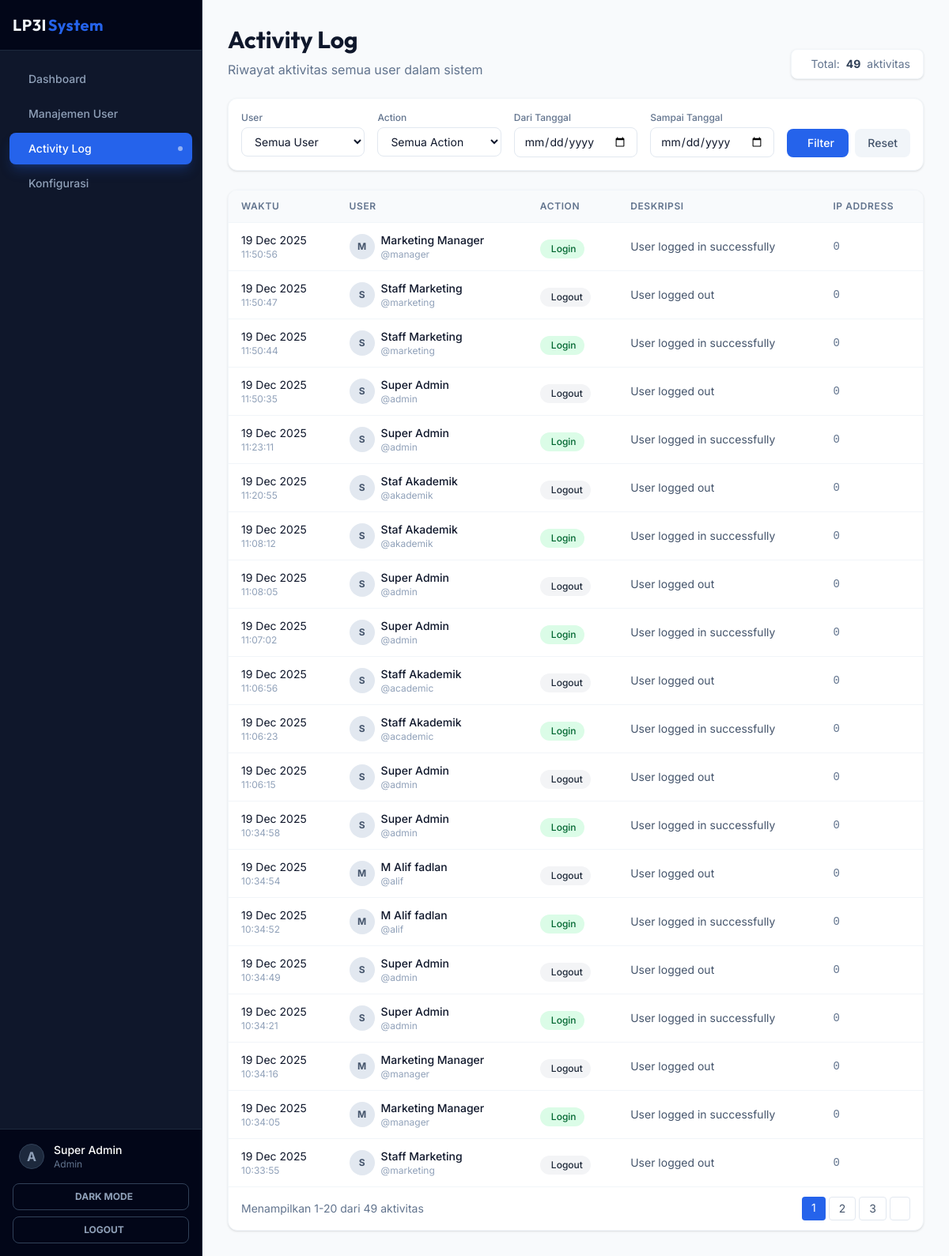
Screenshot of /src/admin/activity_log.php (signed in) with the database file from the repository.
### tables this page shows
CREATE TABLE `activity_log` (
  `id` int(11) NOT NULL,
  `user_id` int(11) NOT NULL,
  `action` varchar(50) NOT NULL,
  `description` text DEFAULT NULL,
  `target_type` varchar(50) DEFAULT NULL,
  `target_id` int(11) DEFAULT NULL,
  `ip_address` varchar(45) DEFAULT NULL,
  `user_agent` text DEFAULT NULL,
  `created_at` timestamp NOT NULL DEFAULT current_timestamp()
);

CREATE TABLE `users` (
  `id` int(11) NOT NULL,
  `username` varchar(50) NOT NULL,
  `password` varchar(255) NOT NULL,
  `full_name` varchar(100) NOT NULL,
  `role` enum('admin','marketing','manager','academic','student') NOT NULL,
  `created_at` timestamp NOT NULL DEFAULT current_timestamp()
);

### config/activity_log.php (called while the page is built, shortened)
<?php
require_once __DIR__ . '/database.php';
function getActivityLogs($filters = [], $limit = 20, $offset = 0) {
    global $conn;
    $where = [];
    $params = [];
    $types = '';
    $whereClause = !empty($where) ? 'WHERE ' . implode(' AND ', $where) : '';
    $sql = "SELECT al.*, u.full_name as user_name, u.username
            FROM activity_log al
            LEFT JOIN users u ON al.user_id = u.id
            $whereClause
            ORDER BY al.created_at DESC
            LIMIT ? OFFSET ?";
    $params[] = $limit;
    $params[] = $offset;
    $types .= 'ii';
    $stmt = $conn->prepare($sql);
    if (!empty($params)) {
        $stmt->bind_param($types, ...$params);
    }
    $stmt->execute();
    $result = $stmt->get_result();
    $logs = [];
    while ($row = $result->fetch_assoc()) {
        $logs[] = $row;
    }
    return $logs;
}
function countActivityLogs($filters = []) {
    global $conn;
    $where = [];
    $whereClause = !empty($where) ? 'WHERE ' . implode(' AND ', $where) : '';
    $sql = "SELECT COUNT(*) as total FROM activity_log $whereClause";
    $stmt = $conn->prepare($sql);
    $stmt->execute();
    $result = $stmt->get_result();
    $row = $result->fetch_assoc();
    return $row['total'] ?? 0;
}
function getActionBadgeClass($action) {
    $classes = [
        'login' => 'bg-green-100 text-green-800',
        'logout' => 'bg-gray-100 text-gray-800',
        'create_user' => 'bg-blue-100 text-blue-800',
        'update_user' => 'bg-yellow-100 text-yellow-800',
        'delete_user' => 'bg-red-100 text-red-800',
        'view_page' => 'bg-purple-100 text-purple-800',
    ];
    return $classes[$action] ?? 'bg-slate-100 text-slate-800';
}
?>

### src/admin/activity_log.php (the view, shortened to what this page needs)
<?php
require_once '../../config/activity_log.php';
$filters = [];
$page = isset($_GET['page']) ? max(1, (int)$_GET['page']) : 1;
$limit = 20;
$offset = ($page - 1) * $limit;
$logs = getActivityLogs($filters, $limit, $offset);
$totalLogs = countActivityLogs($filters);
$totalPages = ceil($totalLogs / $limit);
?>
<?php include '../../templates/header.php'; ?>
<?php include '../../templates/sidebar.php'; ?>
<main class="flex-1 flex flex-col min-w-0 overflow-hidden bg-slate-50">
    <div class="flex-1 overflow-auto">
        <div class="max-w-7xl mx-auto p-4 lg:p-8 animate-fade-in">
            <div class="mb-6 flex flex-col md:flex-row md:items-end justify-between gap-4">
                <div>
                    <h1 class="text-3xl font-display font-bold text-slate-900 mb-2">Activity Log</h1>
                    <p class="text-slate-500">Riwayat aktivitas semua user dalam sistem</p>
                </div>
                <div class="text-sm text-slate-500 bg-white px-4 py-2 rounded-lg shadow-sm border border-slate-100 flex items-center gap-2">
                    Total: <span class="font-bold text-slate-700"><?= number_format($totalLogs) ?></span> aktivitas
                </div>
            </div>
            <div class="bg-white rounded-xl shadow-sm border border-slate-100 p-4 mb-6">
                <form method="GET" class="grid grid-cols-1 md:grid-cols-5 gap-4">
                    <div>
                        <label class="block text-xs font-medium text-slate-500 mb-1">User</label>
                        <select name="user_id" class="w-full px-3 py-2 rounded-lg border border-slate-200 text-sm focus:ring-2 focus:ring-primary/20 focus:border-primary">
                            <option value="">Semua User</option>
                        </select>
                    </div>
                    <div>
                        <label class="block text-xs font-medium text-slate-500 mb-1">Action</label>
                        <select name="action" class="w-full px-3 py-2 rounded-lg border border-slate-200 text-sm focus:ring-2 focus:ring-primary/20 focus:border-primary">
                            <option value="">Semua Action</option>
                        </select>
                    </div>
                    <div>
                        <label class="block text-xs font-medium text-slate-500 mb-1">Dari Tanggal</label>
                        <input type="date" name="date_from" value="<?= $filters['date_from'] ?? '' ?>"
                               class="w-full px-3 py-2 rounded-lg border border-slate-200 text-sm focus:ring-2 focus:ring-primary/20 focus:border-primary">
                    </div>
                    <div>
                        <label class="block text-xs font-medium text-slate-500 mb-1">Sampai Tanggal</label>
                        <input type="date" name="date_to" value="<?= $filters['date_to'] ?? '' ?>"
                               class="w-full px-3 py-2 rounded-lg border border-slate-200 text-sm focus:ring-2 focus:ring-primary/20 focus:border-primary">
                    </div>
                    <div class="flex items-end gap-2">
                        <button type="submit" class="flex-1 px-4 py-2 bg-primary text-white rounded-lg text-sm font-medium hover:bg-primary/90 transition flex items-center justify-center gap-2">
                            Filter
                        </button>
                        <a href="activity_log.php" class="px-4 py-2 bg-slate-100 text-slate-600 rounded-lg text-sm font-medium hover:bg-slate-200 transition">
                            Reset
                        </a>
                    </div>
                </form>
            </div>
            <div class="bg-white rounded-xl shadow-sm border border-slate-100 overflow-hidden">
                <div class="overflow-x-auto">
                    <table class="w-full">
                        <thead class="bg-slate-50 border-b border-slate-100">
                            <tr>
                                <th class="px-4 py-3 text-left text-xs font-semibold text-slate-500 uppercase tracking-wider">Waktu</th>
                                <th class="px-4 py-3 text-left text-xs font-semibold text-slate-500 uppercase tracking-wider">User</th>
                                <th class="px-4 py-3 text-left text-xs font-semibold text-slate-500 uppercase tracking-wider">Action</th>
                                <th class="px-4 py-3 text-left text-xs font-semibold text-slate-500 uppercase tracking-wider">Deskripsi</th>
                                <th class="px-4 py-3 text-left text-xs font-semibold text-slate-500 uppercase tracking-wider">IP Address</th>
                            </tr>
                        </thead>
                        <tbody class="divide-y divide-slate-100">
                            <?php if (empty($logs)): ?>
                                <tr>
                                    <td colspan="5" class="px-4 py-12 text-center text-slate-400">
                                        <ion-icon name="document-outline" class="text-4xl mb-2 block mx-auto"></ion-icon>
                                        Tidak ada data aktivitas
                                    </td>
                                </tr>
                            <?php else: ?>
                                <?php foreach ($logs as $log): ?>
                                    <tr class="hover:bg-slate-50 transition-colors">
                                        <td class="px-4 py-3">
                                            <div class="text-sm text-slate-900"><?= date('d M Y', strtotime($log['created_at'])) ?></div>
                                            <div class="text-xs text-slate-400"><?= date('H:i:s', strtotime($log['created_at'])) ?></div>
                                        </td>
                                        <td class="px-4 py-3">
                                            <div class="flex items-center gap-2">
                                                <div class="w-8 h-8 rounded-full bg-slate-200 flex items-center justify-center text-slate-600 font-bold text-xs">
                                                    <?= strtoupper(substr($log['user_name'] ?? 'U', 0, 1)) ?>
                                                </div>
                                                <div>
                                                    <div class="text-sm font-medium text-slate-900"><?= htmlspecialchars($log['user_name'] ?? 'Unknown') ?></div>
                                                    <div class="text-xs text-slate-400">@<?= htmlspecialchars($log['username'] ?? 'unknown') ?></div>
                                                </div>
                                            </div>
                                        </td>
                                        <td class="px-4 py-3">
                                            <span class="inline-flex items-center gap-1 px-2.5 py-1 rounded-full text-xs font-medium <?= getActionBadgeClass($log['action']) ?>">
                                                <?= ucfirst(str_replace('_', ' ', $log['action'])) ?>
                                            </span>
                                        </td>
                                        <td class="px-4 py-3 text-sm text-slate-600 max-w-xs truncate">
                                            <?= htmlspecialchars($log['description'] ?? '-') ?>
                                        </td>
                                        <td class="px-4 py-3 text-sm text-slate-500 font-mono">
                                            <?= htmlspecialchars($log['ip_address'] ?? '-') ?>
                                        </td>
                                    </tr>
                                <?php endforeach; ?>
                            <?php endif; ?>
                        </tbody>
                    </table>
                </div>
                <?php if ($totalPages > 1): ?>
                    <div class="px-4 py-3 border-t border-slate-100 flex flex-col sm:flex-row items-center justify-between gap-4">
                        <div class="text-sm text-slate-500">
                            Menampilkan <?= $offset + 1 ?>-<?= min($offset + $limit, $totalLogs) ?> dari <?= $totalLogs ?> aktivitas
                        </div>
                        <div class="flex gap-1">
                            <?php
                            $queryParams = $_GET;
                            $startPage = max(1, $page - 2);
                            $endPage = min($totalPages, $page + 2);
                            ?>
                            <?php for ($i = $startPage; $i <= $endPage; $i++): ?>
                                <?php $queryParams['page'] = $i; ?>
                                <a href="?<?= http_build_query($queryParams) ?>"
                                   class="px-3 py-1 rounded text-sm <?= $i == $page ? 'bg-primary text-white' : 'border border-slate-200 text-slate-600 hover:bg-slate-50' ?>">
                                    <?= $i ?>
                                </a>
                            <?php endfor; ?>
                            <?php if ($page < $totalPages): ?>
                                <?php $queryParams['page'] = $page + 1; ?>
                                <a href="?<?= http_build_query($queryParams) ?>" class="px-3 py-1 rounded border border-slate-200 text-sm text-slate-600 hover:bg-slate-50">
                                </a>
                            <?php endif; ?>
                        </div>
                    </div>
                <?php endif; ?>
            </div>
        </div>
    </div>
</main>
<?php include '../../templates/footer.php'; ?>

### rows the page displays
activity_log: created_at "19 Dec 2025", created_at "11:50:56", user.full_name "M", user.full_name "Marketing Manager", user.username "manager", action "Login", description "User logged in successfully", ip_address "0"
activity_log: created_at "19 Dec 2025", created_at "11:50:47", user.full_name "S", user.full_name "Staff Marketing", user.username "marketing", action "Logout", description "User logged out", ip_address "0"
activity_log: created_at "19 Dec 2025", created_at "11:50:44", user.full_name "S", user.full_name "Staff Marketing", user.username "marketing", action "Login", description "User logged in successfully", ip_address "0"
activity_log: created_at "19 Dec 2025", created_at "11:50:35", user.full_name "S", user.full_name "Super Admin", user.username "admin", action "Logout", description "User logged out", ip_address "0"
activity_log: created_at "19 Dec 2025", created_at "11:23:11", user.full_name "S", user.full_name "Super Admin", user.username "admin", action "Login", description "User logged in successfully", ip_address "0"
activity_log: created_at "19 Dec 2025", created_at "11:20:55", user.full_name "S", user.full_name "Staf Akademik", user.username "akademik", action "Logout", description "User logged out", ip_address "0"
activity_log: created_at "19 Dec 2025", created_at "11:08:12", user.full_name "S", user.full_name "Staf Akademik", user.username "akademik", action "Login", description "User logged in successfully", ip_address "0"
activity_log: created_at "19 Dec 2025", created_at "11:08:05", user.full_name "S", user.full_name "Super Admin", user.username "admin", action "Logout", description "User logged out", ip_address "0"
activity_log: created_at "19 Dec 2025", created_at "11:07:02", user.full_name "S", user.full_name "Super Admin", user.username "admin", action "Login", description "User logged in successfully", ip_address "0"
activity_log: created_at "19 Dec 2025", created_at "11:06:56", user.full_name "S", user.full_name "Staff Akademik", user.username "academic", action "Logout", description "User logged out", ip_address "0"
activity_log: created_at "19 Dec 2025", created_at "11:06:23", user.full_name "S", user.full_name "Staff Akademik", user.username "academic", action "Login", description "User logged in successfully", ip_address "0"
activity_log: created_at "19 Dec 2025", created_at "11:06:15", user.full_name "S", user.full_name "Super Admin", user.username "admin", action "Logout", description "User logged out", ip_address "0"
activity_log: created_at "19 Dec 2025", created_at "10:34:58", user.full_name "S", user.full_name "Super Admin", user.username "admin", action "Login", description "User logged in successfully", ip_address "0"
activity_log: created_at "19 Dec 2025", created_at "10:34:54", user.full_name "M", user.full_name "M Alif fadlan", user.username "alif", action "Logout", description "User logged out", ip_address "0"
activity_log: created_at "19 Dec 2025", created_at "10:34:52", user.full_name "M", user.full_name "M Alif fadlan", user.username "alif", action "Login", description "User logged in successfully", ip_address "0"
activity_log: created_at "19 Dec 2025", created_at "10:34:49", user.full_name "S", user.full_name "Super Admin", user.username "admin", action "Logout", description "User logged out", ip_address "0"
activity_log: created_at "19 Dec 2025", created_at "10:34:21", user.full_name "S", user.full_name "Super Admin", user.username "admin", action "Login", description "User logged in successfully", ip_address "0"
activity_log: created_at "19 Dec 2025", created_at "10:34:16", user.full_name "M", user.full_name "Marketing Manager", user.username "manager", action "Logout", description "User logged out", ip_address "0"
activity_log: created_at "19 Dec 2025", created_at "10:34:05", user.full_name "M", user.full_name "Marketing Manager", user.username "manager", action "Login", description "User logged in successfully", ip_address "0"
activity_log: created_at "19 Dec 2025", created_at "10:33:55", user.full_name "S", user.full_name "Staff Marketing", user.username "marketing", action "Logout", description "User logged out", ip_address "0"

### other values shown
$item['label'] "Dashboard"
$item['label'] "Manajemen User"
$item['label'] "Activity Log"
$item['label'] "Konfigurasi"
substr($_SESSION['username'] ?? 'U', 0, 1) "A"
$_SESSION['full_name'] "Super Admin"
$_SESSION['role'] "Admin"
$totalLogs "49"
$offset + 1 "1"
min($offset + $limit, $totalLogs) "20"
